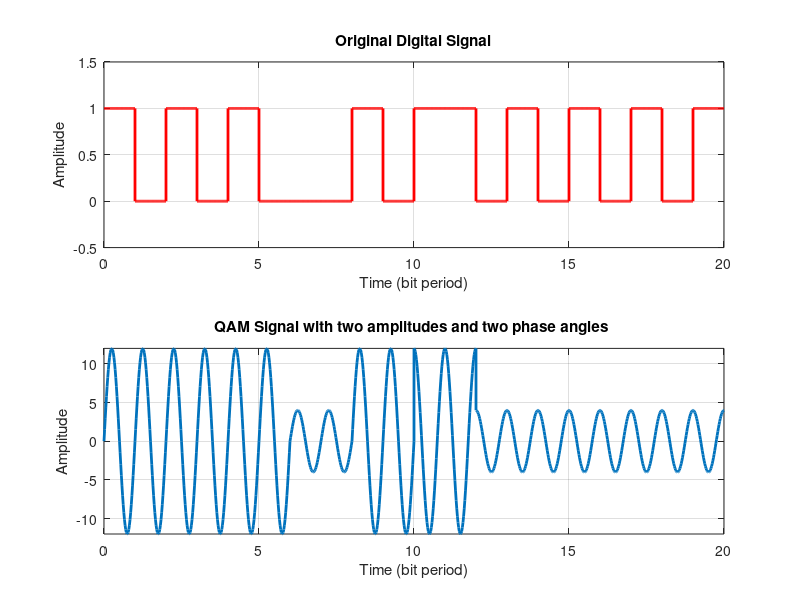

Write the MATLAB code that produced this figure.
data = [1 0 1 0 1 0 0 0 1 0 1 1 0 1 0 1 0 1 0 1 ];
% Digital message signal 
fs = 50;
% Sampling rate - This will define the resoultion  
t = 0: 1/fs : 1;
% Time for one bit  
carrier_freq = 1;  
carrier_amplitude_1 = 4; 
% Carrier amplitude for 00 and 01 
carrier_amplitude_2 = 12; 
% Carrier amplitude for 10 and 11 
carrier_phase_1 = 0; 
% Carrier phase for 00 and 10 
carrier_phase_2 = pi/2; 
% Carrier phase for 01 and 11   
carrier_1 = carrier_amplitude_1 * sin(2*pi*carrier_freq*t + carrier_phase_1);
% Carrier for 00 
carrier_2 = carrier_amplitude_1 * sin(2*pi*carrier_freq*t + carrier_phase_2);
% Carrier for 01 
carrier_3 = carrier_amplitude_2 * sin(2*pi*carrier_freq*t + carrier_phase_1); 
% Carrier for 10
carrier_4 = carrier_amplitude_2 * sin(2*pi*carrier_freq*t + carrier_phase_2); 
% Carrier for 11 
 time = []; 
 % This time variable is just for plot 
 digital_signal = []; 
 qam_modulated = [];  
 for i= 1:2:numel(data)          
     % The QAM Signal    
     if(data(i) == 0 && data(i+1) == 0)       
         qam_modulated = [qam_modulated carrier_1 carrier_1];     
     elseif(data(i) == 0 && data(i+1) == 1)        
         qam_modulated = [qam_modulated carrier_2 carrier_2];   
     elseif(data(i) == 1 && data(i+1) == 0)       
         qam_modulated = [qam_modulated carrier_3 carrier_3];    
     elseif(data(i) == 1 && data(i+1) == 1)       
         qam_modulated = [qam_modulated carrier_4 carrier_4];     
     end
 end
   for i= 1:1:numel(data)         
       % The Original Digital Signal   
       digital_signal = [digital_signal (data(i)==0)*zeros(1,length(t)) + (data(i)==1)*ones(1,length(t))];       
       time = [time t];     t =  t + 1;   end 
   % Plot the Original Digital Signal   
   subplot(2,1,1); 
   plot(time,digital_signal,'r','LineWidth',2);
   xlabel('Time (bit period)');
   ylabel('Amplitude');
   title('Original Digital Signal');
   axis([0 time(end) -0.5 1.5]); grid on;  
   % Plot the QAM modulated Signal 
 subplot(2,1,2); 
 plot(time,qam_modulated,'LineWidth',2);
 xlabel('Time (bit period)');
 ylabel('Amplitude'); 
 title('QAM Signal with two amplitudes and two phase angles '); 
 axis([0 time(end) -carrier_amplitude_2 carrier_amplitude_2]);
 grid  on; 
 
 